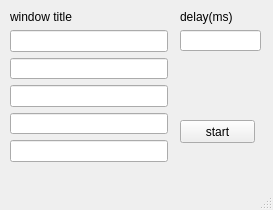
<?xml version="1.0" encoding="UTF-8"?>
<ui version="4.0">
 <class>MainWindow</class>
 <widget class="QMainWindow" name="MainWindow">
  <property name="geometry">
   <rect>
    <x>0</x>
    <y>0</y>
    <width>273</width>
    <height>210</height>
   </rect>
  </property>
  <property name="windowTitle">
   <string>auto</string>
  </property>
  <widget class="QWidget" name="centralwidget">
   <widget class="QWidget" name="verticalLayoutWidget_2">
    <property name="geometry">
     <rect>
      <x>180</x>
      <y>10</y>
      <width>81</width>
      <height>41</height>
     </rect>
    </property>
    <layout class="QVBoxLayout" name="verticalLayout_2">
     <item>
      <widget class="QLabel" name="label_2">
       <property name="text">
        <string>delay(ms)</string>
       </property>
      </widget>
     </item>
     <item>
      <widget class="QLineEdit" name="delayLine"/>
     </item>
    </layout>
   </widget>
   <widget class="QWidget" name="verticalLayoutWidget">
    <property name="geometry">
     <rect>
      <x>10</x>
      <y>10</y>
      <width>158</width>
      <height>152</height>
     </rect>
    </property>
    <layout class="QVBoxLayout" name="verticalLayout">
     <item>
      <widget class="QLabel" name="label">
       <property name="text">
        <string>window title</string>
       </property>
      </widget>
     </item>
     <item>
      <widget class="QLineEdit" name="lineEdit1"/>
     </item>
     <item>
      <widget class="QLineEdit" name="lineEdit2"/>
     </item>
     <item>
      <widget class="QLineEdit" name="lineEdit3"/>
     </item>
     <item>
      <widget class="QLineEdit" name="lineEdit4"/>
     </item>
     <item>
      <widget class="QLineEdit" name="lineEdit5"/>
     </item>
    </layout>
   </widget>
   <widget class="QPushButton" name="startBtn">
    <property name="geometry">
     <rect>
      <x>180</x>
      <y>120</y>
      <width>75</width>
      <height>23</height>
     </rect>
    </property>
    <property name="text">
     <string>start</string>
    </property>
   </widget>
  </widget>
  <widget class="QMenuBar" name="menubar">
   <property name="geometry">
    <rect>
     <x>0</x>
     <y>0</y>
     <width>273</width>
     <height>21</height>
    </rect>
   </property>
  </widget>
  <widget class="QStatusBar" name="statusbar"/>
 </widget>
 <resources/>
 <connections/>
</ui>
